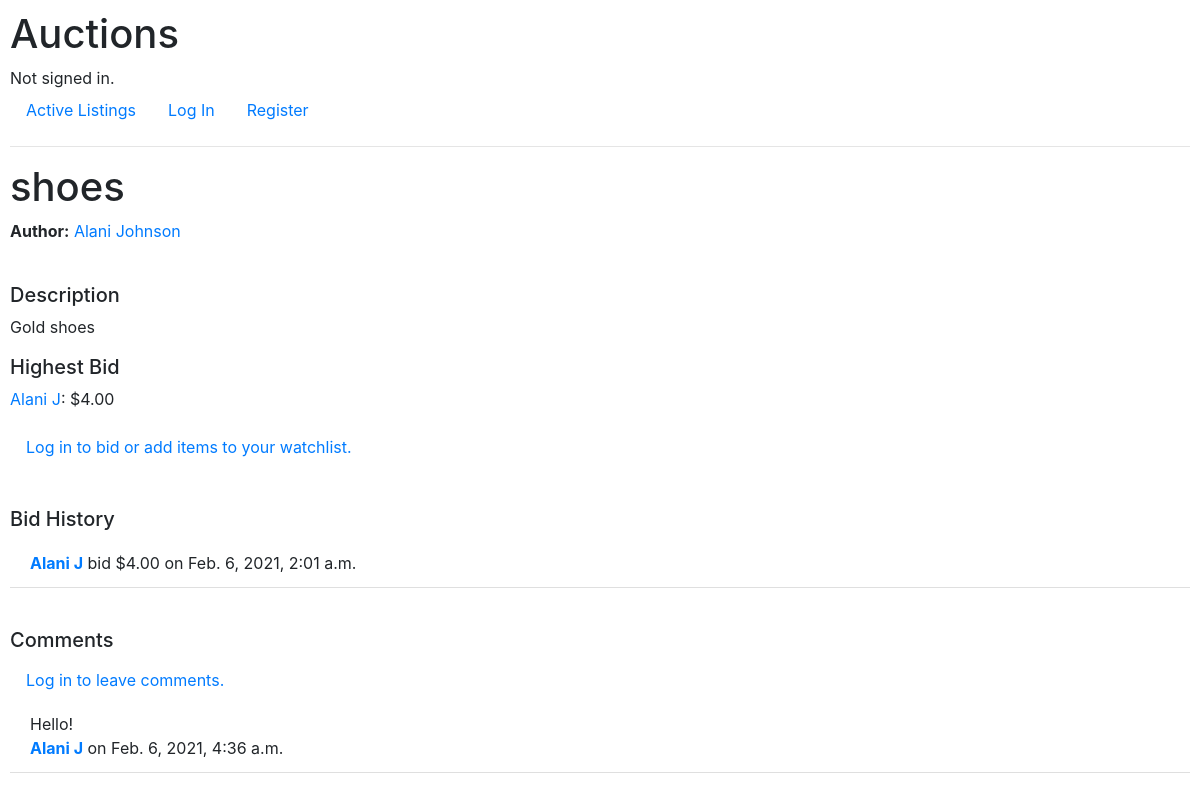
/listing/1, run on the app's committed database.
### auctions/models.py (models this page shows, shortened)
class Listing(models.Model):
    author = models.ForeignKey(User, on_delete=models.CASCADE)
    title = models.CharField('Listing Title', max_length=64, null=False, default="")
    description = models.TextField('Listing Description', null=False, default="")
    date_posted = models.DateTimeField('Date Posted', default=timezone.now(), null=False)
    is_open = models.BooleanField('Open',default=True, null=False)
    min_bid = models.DecimalField('Minimum Bid', default=0.00, max_digits=9, decimal_places=2,validators=[MinValueValidator(Decimal('0.00'))])
    category = models.ForeignKey('Category', null=False, default=1, on_delete=models.PROTECT)
    def highest_bid(self):
        bids = self.bids.all()
        if len(bids) != 0:
            return bids.order_by('-amount')[0]
        else:
            return None
    def get_comments(self):
        return self.comments.all()

class User(AbstractUser):
    email = models.EmailField('email address', null=True, unique=True)
    date_joined = models.DateTimeField('date joined', default=timezone.now())
    is_admin = models.BooleanField(default=False)
    REQUIRED_FIELDS = ['email']
    objects = UserManager()

class UserProfile(models.Model):
    user = models.OneToOneField(User, on_delete=models.CASCADE, null=False, primary_key=True, related_name='profile')
    first_name = models.CharField('first name', unique=False, max_length = 64, null=False)
    last_name = models.CharField('last name', unique=False, max_length=64, null=False)
    watchlist = models.ManyToManyField(Listing)

class Bid(models.Model):
    listing = models.ManyToManyField(Listing, related_name='bids')
    bidder = models.ForeignKey(User, on_delete=models.CASCADE,related_name='bids')
    amount = models.DecimalField('Bid Amount', max_digits=9, decimal_places=2,validators=[MinValueValidator(Decimal('0.00'))])
    date_bid = models.DateTimeField('Date Bid', default=timezone.now(), null=False)

class Comment(models.Model):
    listing = models.ForeignKey(Listing, on_delete=models.CASCADE, related_name='comments')
    author = models.ForeignKey(User, on_delete=models.CASCADE, related_name='comments')
    content = models.TextField('Enter Comment', null=False, default="")
    date_posted = models.DateTimeField('Date Posted', default=timezone.now(), null=False)

### auctions/views.py (the view, shortened to what this page needs)
# urls.py: path("listing/<int:id>", views.listing, name="listing"),
def listing(request, id):
    listing = Listing.objects.get(id=id)
    comment_form = None
    if listing.is_open == True:
        comment_form = CreateCommentForm(initial={'listing':listing, 'author':request.user})
    return render_listing(request, id, CreateBidForm(initial={'listing':listing, 'bidder':request.user}), comment_form)

### auctions/views.py (called while the page is built)
def render_listing(request, id, bid_form, comment_form):
    listing = Listing.objects.get(id=id)
    bids = listing.bids.all()
    highest_bid = listing.highest_bid() # can be None
    user_watchlist = None
    if request.user.is_authenticated:
            user_watchlist = request.user.profile.watchlist.all()
    return render(request,"auctions/listing.html", {
        "listing":listing,
        "title": listing.title,
        "author": listing.author,
        "user": request.user,
        "last_bid": highest_bid,
        "bid_form": bid_form,
        "bids": bids,
        "comment_form": comment_form,
        "comments":listing.get_comments(),
        "user_watchlist":user_watchlist
    })

### auctions/templates/auctions/listing.html (shortened to what this page needs)
{% extends "auctions/layout.html" %}
{% block body %}
    <h1> {{title}} </h1>
    <b>Author:</b> <a href={% url 'profile' username=listing.author.username %} >{{listing.author.profile.first_name}} {{listing.author.profile.last_name}}</a>
    <h5 style="margin-top: 40px">Description</h5>
    <p>
        {{listing.description}}
    </p>
    <p>
    <h5> Highest Bid </h5>
    <div>
    {% if last_bid and listing.is_open %}
        <a href={% url 'profile' username=last_bid.bidder.username %} >{{last_bid.bidder.profile.first_name}} {{last_bid.bidder.profile.last_name}}</a>: ${{last_bid.amount}}
    {% elif listing.is_open %}
        <div>Be the first to bid!</div>
        <div>Minimum Amount: ${{listing.min_bid}}</div>
    {% endif %}
    </div>
    </p>
    {% if listing.is_open == True %}
        {% if user.is_authenticated %}
            <form action={% url 'listing' id=listing.id %} method="post">
                {% csrf_token %}
                {{ form.non_field_errors }}
                {% if user == author %}
                    <input class="btn btn-danger" type="submit" value="Close Listing" name="button">
                {% else %}
                    {{ bid_form.as_p }}
                    <input class="btn btn-danger" type="submit" value="Bid" name="button">
                {% endif %}
            </form>
        {% else %}
            <a class="nav-link" href="/login?next={{request.path}}">Log in to bid or add items to your watchlist.</a>
        {% endif %}
    {% endif %}
<p>
    <h5 style="margin-top: 40px">Bid History</h5>
    <ul class="list-group list-group-flush">
        {% for bid in bids reversed %}
            <li class="list-group-item"><a href={% url 'profile' username=bid.bidder.username %} ><b>{{bid.bidder.profile.first_name}} {{bid.bidder.profile.last_name}}</b></a> bid ${{bid.amount}} on {{bid.date_bid}}</li>
        {% endfor %}
    </ul>
</p>
<p>
    <h5 style="margin-top: 40px">Comments</h5>
    {% if listing.is_open %}
        {% if user.is_authenticated %}
            <form action={%url 'listing' id=listing.id %} method="post">
                {% csrf_token %}
                {{comment_form.as_p}}
                <input class="btn btn-primary" type="submit" value="Submit Comment" name="button">
            </form>
        {% else %}
        <a class="nav-link" href="/login?next={{request.path}}">Log in to leave comments.</a>
        {% endif %}
    {% endif %}
    <ul class="list-group list-group-flush">
        {% for comment in comments reversed %}
            <li class="list-group-item">
                {{comment.content}}
                <div><b><a href={% url 'profile' username=comment.author.username %} >{{comment.author.profile.first_name}} {{comment.author.profile.last_name}}</b></a> on {{comment.date_posted}} </div>
            </li>
        {% endfor %}
    </ul>
</p>
{% endblock %}

### auctions/static/auctions/styles.css (style rules this page uses)
body { padding: 10px; }

### data on the page
Listing: title "shoes", author.profile.first_name "Alani", author.profile.last_name "Johnson", description "Gold shoes"
Bid: bidder.profile.first_name "Alani", bidder.profile.last_name "J", amount "4.00", date_bid "Feb. 6, 2021, 2:01 a.m."
Comment: content "Hello!", author.profile.first_name "Alani", author.profile.last_name "J", date_posted "Feb. 6, 2021, 4:36 a.m."
